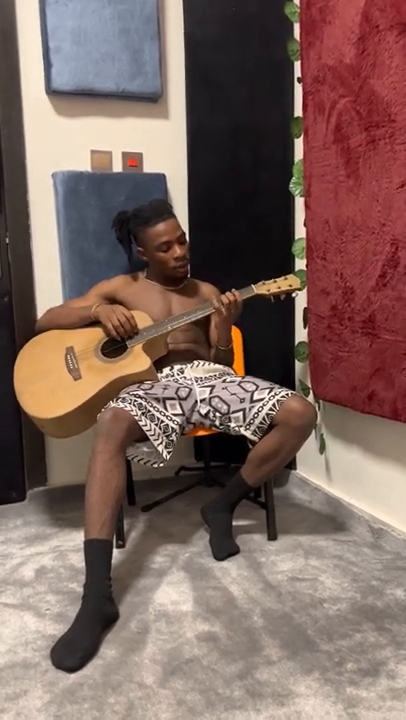
#> input picture frame 92 of videos/czarna_piesn.mp4, 406 x 720 px, given in place of None_close_up.mp4, which was not available
$ python cut_to_frames.py
#> lines starting #> are read from the running program, lines starting #| are printed output that depends on the picture; pictures that were not available may be replaced by others from this repository, and a replacement may not be noted
import cv2
import time
cpt = 0
maxFrames = 300 # if you want 5 frames only.
count = 0


cap=cv2.VideoCapture('videos/None_close_up.mp4')
while cpt < maxFrames:
    ret, frame = cap.read()
#> frame is the input picture: shape (720, 406, 3); mean B, G, R 95.4, 102.7, 127.2
    # count += 1
    # if count % 2 != 0:
    #     continue
    frame=cv2.resize(frame,(1080,500))
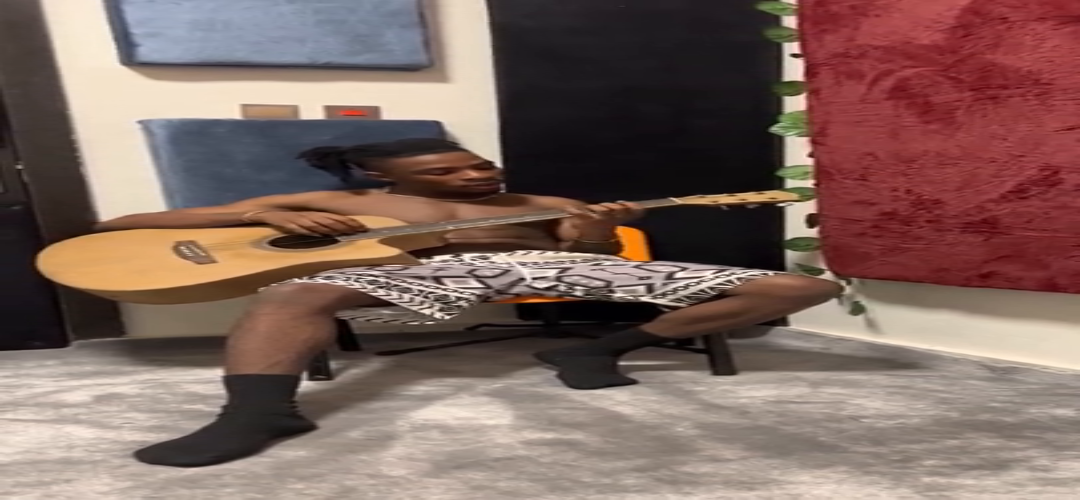
#> frame: shape (500, 1080, 3); mean B, G, R 95.3, 102.6, 127.1
    time.sleep(0.01)
    frame=cv2.flip(frame,1)
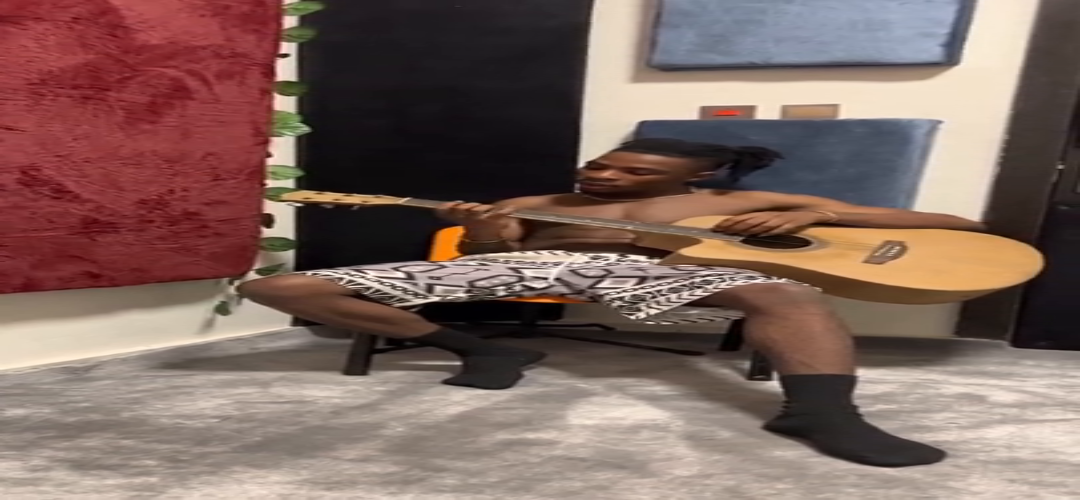
#> frame: shape (500, 1080, 3); mean B, G, R 95.3, 102.6, 127.1
    cv2.imshow("test window", frame) # show image in window
    cv2.imwrite(r"Mediapipe_data_close/None/%d.jpg" %cpt, frame)
    cpt += 1
    if cv2.waitKey(5)&0xFF==27:
#> (key Esc is pressed here)
        break
cap.release()
cv2.destroyAllWindows()

$ run again, starting later in the video
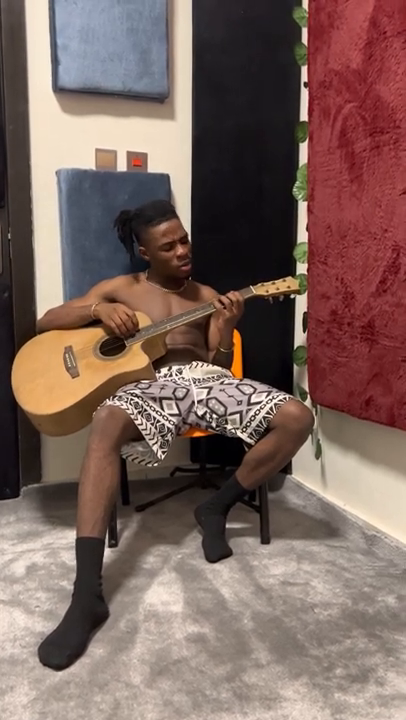
#> input picture frame 414 of videos/czarna_piesn.mp4, 406 x 720 px, given in place of None_close_up.mp4, which was not available
#> frame is the input picture: shape (720, 406, 3); mean B, G, R 94.1, 101.3, 125.2
#> `frame=cv2.resize(frame,(1080,500))`:
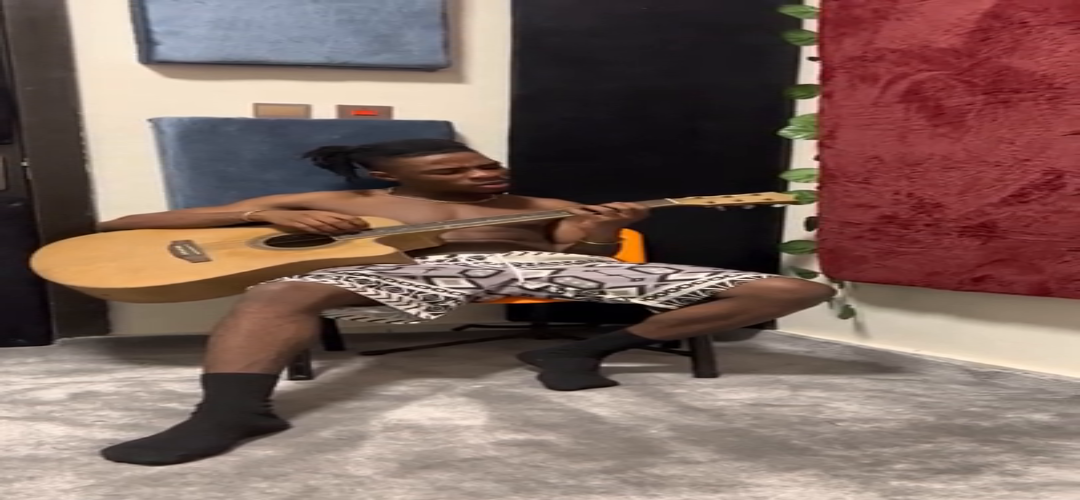
#> frame: shape (500, 1080, 3); mean B, G, R 94, 101.2, 125.1
#> `frame=cv2.flip(frame,1)`:
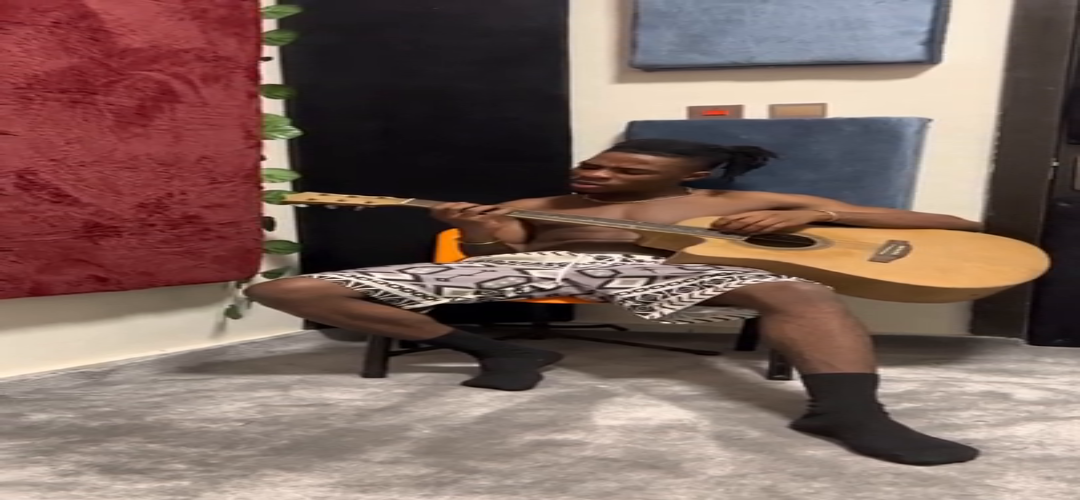
#> frame: shape (500, 1080, 3); mean B, G, R 94, 101.2, 125.1

$ run again, starting later in the video
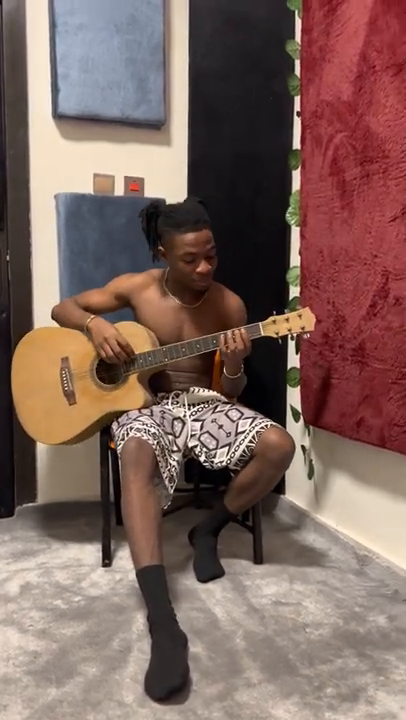
#> input picture frame 736 of videos/czarna_piesn.mp4, 406 x 720 px, given in place of None_close_up.mp4, which was not available
#> frame is the input picture: shape (720, 406, 3); mean B, G, R 94.4, 101.7, 127.7
#> `frame=cv2.resize(frame,(1080,500))`:
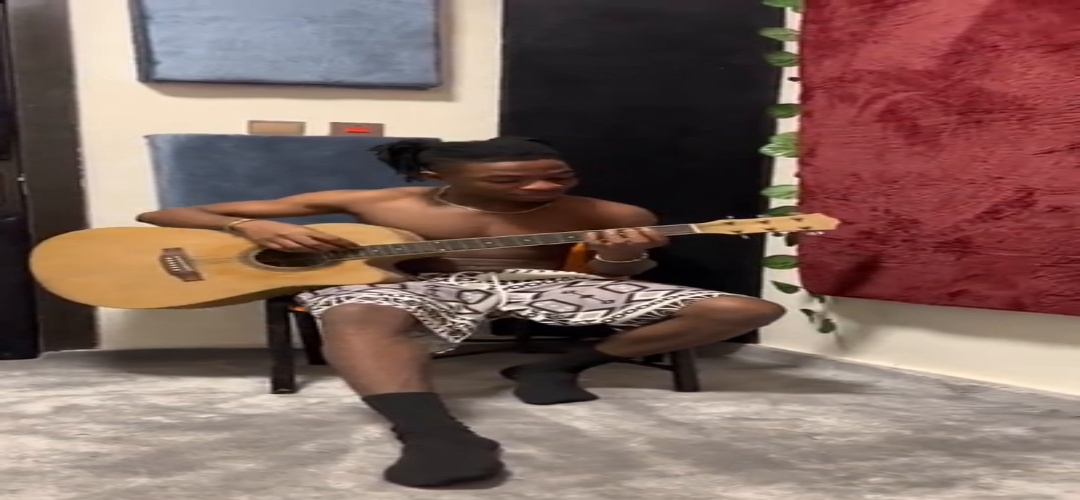
#> frame: shape (500, 1080, 3); mean B, G, R 94.3, 101.6, 127.6
#> `frame=cv2.flip(frame,1)`:
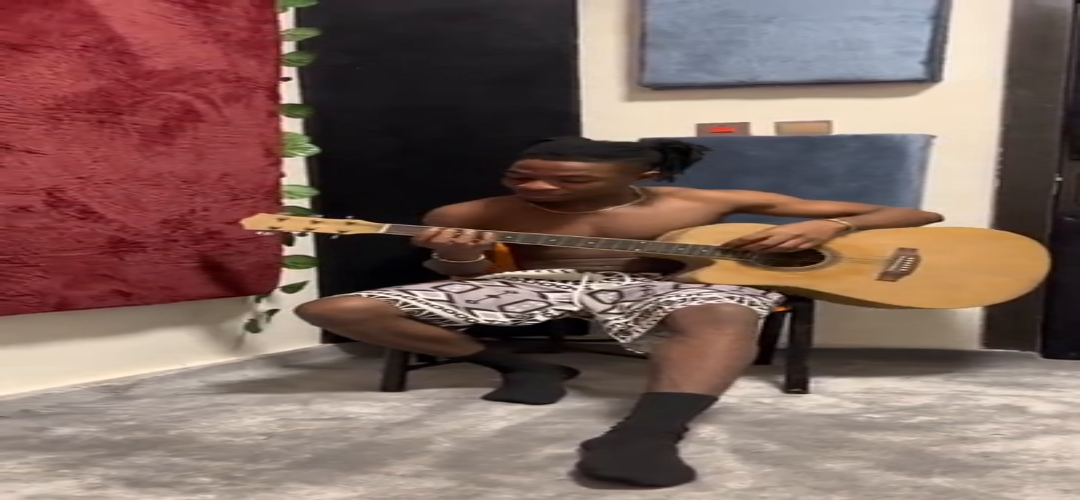
#> frame: shape (500, 1080, 3); mean B, G, R 94.3, 101.6, 127.6
